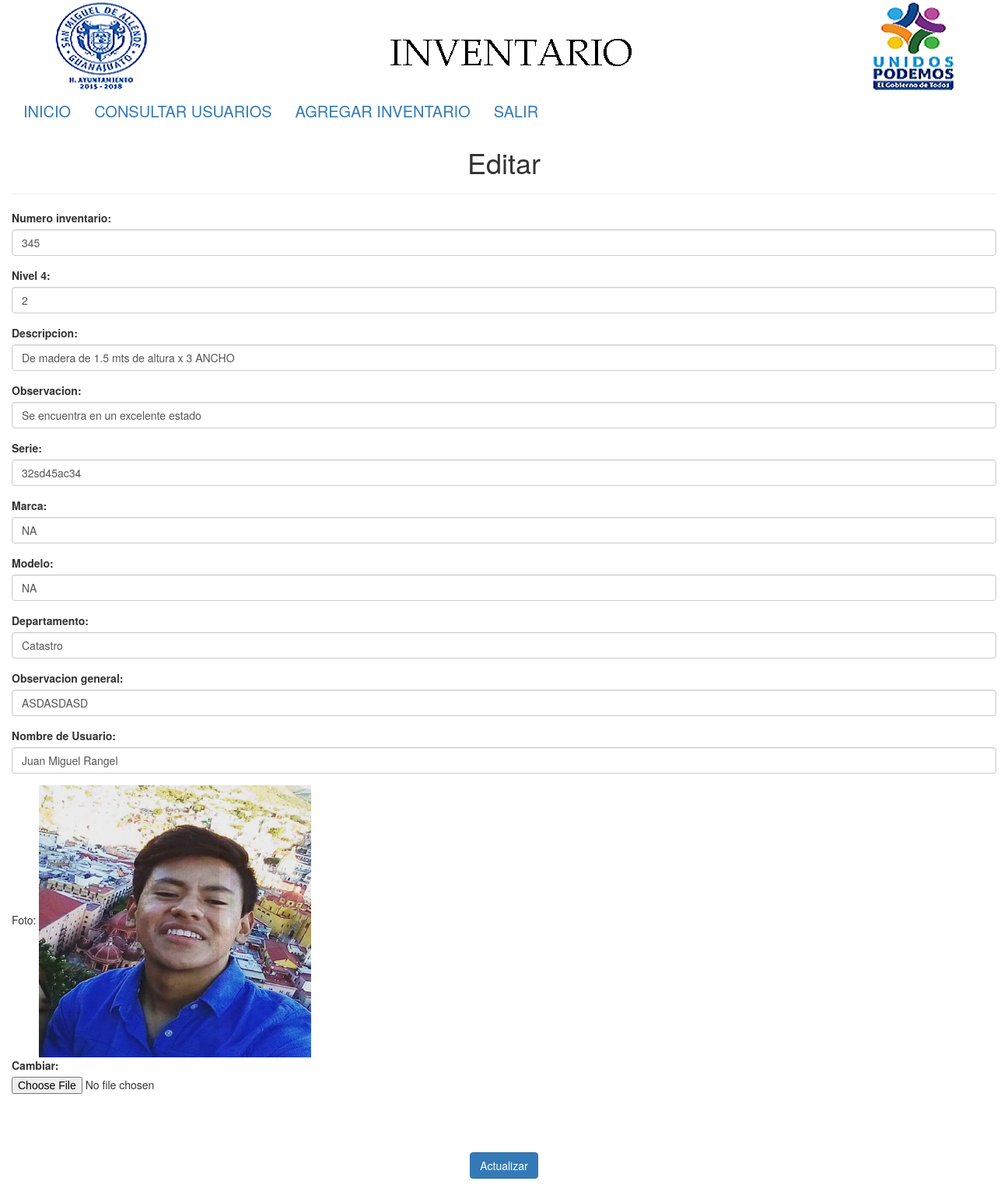
Screenshot of /admin/editarinventarioadmin.php?id=1 (signed in) with the database file from the repository.
### tables this page shows
CREATE TABLE `base_actual` (
  `id` int(11) NOT NULL,
  `num_inventario` int(11) NOT NULL,
  `niv_4` int(11) NOT NULL,
  `descripcion` varchar(50) NOT NULL,
  `observacion` varchar(50) NOT NULL,
  `serie` varchar(50) NOT NULL,
  `marca` varchar(50) NOT NULL,
  `modelo` varchar(50) NOT NULL,
  `departamento` varchar(50) NOT NULL,
  `nom_usuario` varchar(50) NOT NULL,
  `obs_del_bien` varchar(50) NOT NULL,
  `foto` varchar(50) NOT NULL DEFAULT '../imagenes/no_photo.png'
);

### admin/editarinventarioadmin.php (the view, shortened to what this page needs)
<!DOCTYPE html>
<html lang="">
	<head>
		<link rel="stylesheet" href="../css/bootstrap.css">
		<link rel="stylesheet" href="css/style.css">
	</head>
	<body>
		<?php
		include("../querys/conexion.php");
		$query="SELECT * FROM base_actual WHERE id=".$_GET['id'];
		$resultado=mysqli_query($conexion,$query);
		$registro=mysqli_fetch_array($resultado);
		?>
		<div class="container">
		<img src="../imagenes/encabezado.png">
		<?php
include 'menuadmin.php';
?>
			<h1 class="text-center">Editar</h1>
			<hr>
			<form action="../querys/actualizarinventarioadmin.php" method="POST" class="form-vertical" role="form" enctype="multipart/form-data">
				<div class="form-group">
					<label for="num_inventario">Numero inventario:</label>
					<input value="<?php echo $registro['num_inventario']; ?>" type="text" class="form-control" name="num_inventario" id="num_inventario" required>
				</div>
				<div class="form-group">
					<label for="niv_4">Nivel 4:</label>
					<input value="<?php echo $registro['niv_4']; ?>" class="form-control" type="text" name="niv_4" id="niv_4" required>
				</div>
				<div class="form-group">
					<label for="descripcion">Descripcion:</label>
					<input value="<?php echo $registro['descripcion']; ?>" class="form-control" type="text" name="descripcion" id="descripcion" required>
				</div>
				<div class="form-group">
					<label for="observacion">Observacion:</label>
					<input value="<?php echo $registro['observacion']; ?>" type="text" class="form-control" name="observacion" id="observacion" required>
				</div>
				<div class="form-group">
					<label for="serie">Serie:</label>
					<input value="<?php echo $registro['serie']; ?>" type="text" class="form-control" name="serie" id="serie" required>
				</div>
				<div class="form-group">
					<label for="marca">Marca:</label>
					<input value="<?php echo $registro['marca']; ?>" type="text" class="form-control" name="marca" id="marca" required>
				</div>
				<div class="form-group">
					<label for="modelo">Modelo:</label>
					<input value="<?php echo $registro['modelo']; ?>" type="text" class="form-control" name="modelo" id="modelo" required>
				</div>
				<div class="form-group">
					<label for="departamento">Departamento:</label>
					<input value="<?php echo $registro['departamento']; ?>" type="text" class="form-control" name="departamento" id="departamento" required>
				</div>
					<div class="form-group">
					<label for="obs_del_bien">Observacion general:</label>
					<input value="<?php echo $registro['obs_del_bien']; ?>" type="text" class="form-control" name="obs_del_bien" id="obs_del_bien" required>
					</div>
					<div class="form-group">
					<label for="nom_usuario">Nombre de Usuario:</label>
					<input value="<?php echo $registro['nom_usuario']; ?>" type="text" class="form-control" name="nom_usuario" id="nom_usuario" required>
				</div>
			<tr><td>Foto:
 					<?php
      					echo "<img width='350px' height='350px' src='" . $registro['foto'] ."' />";
  					?>
  			</td></tr>
<div class="form-group">
	<label>Cambiar:</label>
	<input type="file" name="imagen" id="imagen" >
</div>
  <br><br><br>
				<div class="form-group">
					<div class="col-sm-12">
						<center><button type="submit" class="btn btn-primary">Actualizar</button></center>
					</div>
					<br><br>
				</div>
			</form>
		</div>
	</body>
</html>

### css/style.css (style rules this page uses)
body { background-color: blue; }

### rows the page displays
base_actual: num_inventario "345", niv_4 "2", descripcion "De madera de 1.5 mts de altura x 3 ANCHO", observacion "Se encuentra en un excelente estado", serie "32sd45ac34", marca "NA", modelo "NA", departamento "Catastro", obs_del_bien "ASDASDASD", nom_usuario "Juan Miguel Rangel", foto (picture)
